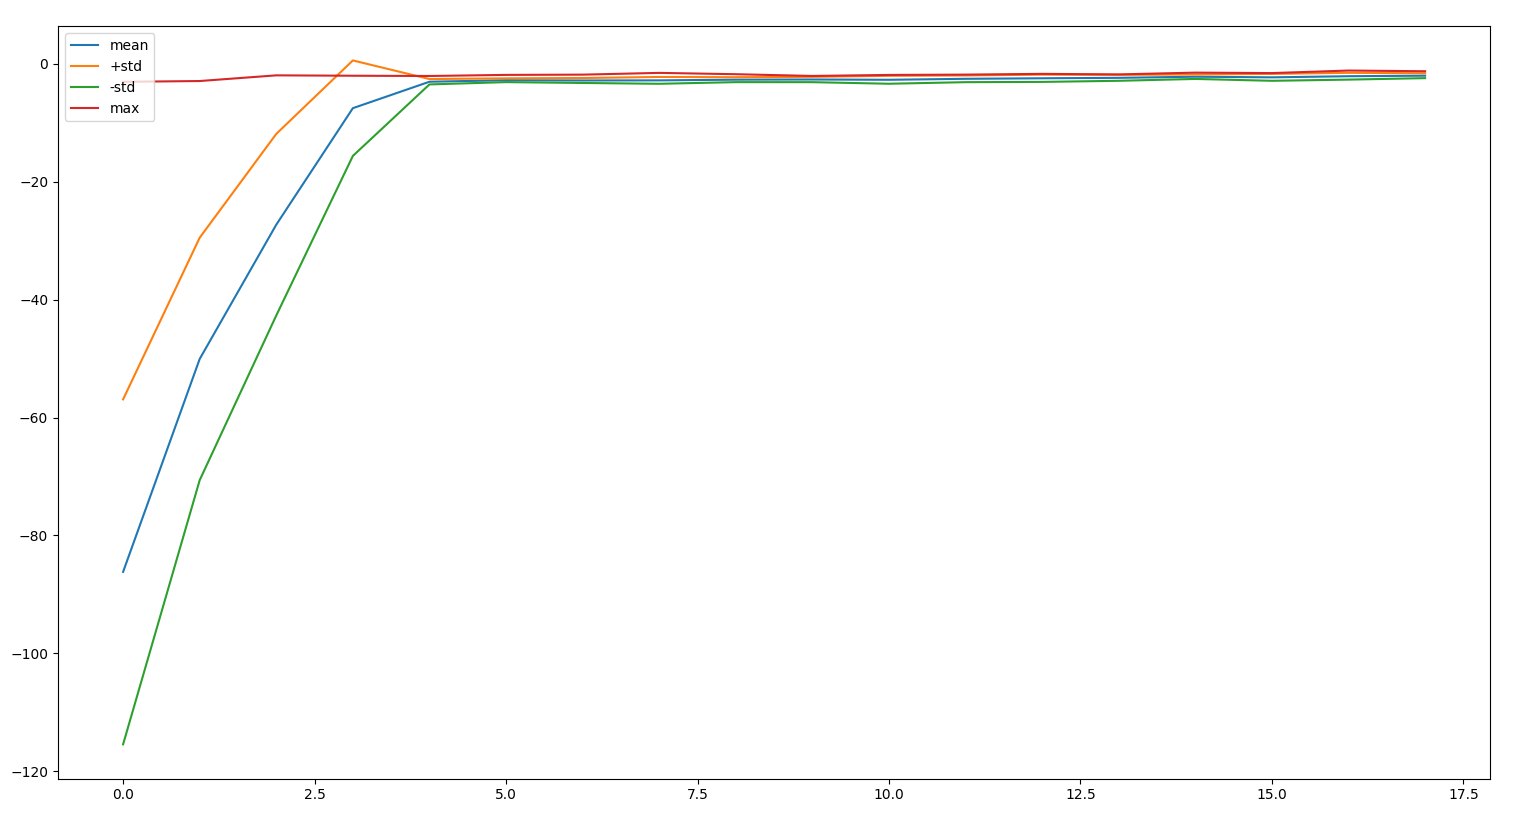

Write Python code to recreate this figure.
import copy
import queue
import time
from collections import deque
import random
from math import sqrt

import matplotlib.pyplot as plt
import gym
import torch
from tqdm.auto import tqdm
import threading
POPULATION_SIZE = 1024
MIN_CHANGE_THRESHOLD = 0.001
CHANGE_RATE = 0.001
ELITE_SIZE = 32
DEVICE = torch.device('cuda:0') if torch.cuda.is_available() else torch.device('cpu')
NUM_WORKERS = 5
QUEUE = queue.Queue()
ENV_NAME = "BipedalWalker-v3"
TMP_ENV = gym.make(ENV_NAME)
STATE_NUM = TMP_ENV.observation_space.shape[0]
ACTION_NUM = TMP_ENV.action_space.shape[0]
del TMP_ENV
BAR = tqdm(total=POPULATION_SIZE)


class Agent:
    def __init__(self, seq):
        self.seq = seq
        self.fitness = 0


class Worker:
    def __init__(self):
        self.env = gym.make(ENV_NAME)

    def fitness(self, agent):
        total_reward = 0
        state = torch.tensor(self.env.reset(), dtype=torch.float, device=DEVICE)
        done = False
        while not done:
            action = agent(state.unsqueeze(0)).squeeze(0).cpu()
            state, reward, done, _ = self.env.step(action)
            # env.render()
            state = torch.tensor(state, dtype=torch.float, device=DEVICE)
            total_reward += reward
        return total_reward


def busy_loop():
    worker = Worker()
    while QUEUE is not None:
        agent: Agent = QUEUE.get()
        agent.fitness = worker.fitness(agent.seq)
        BAR.update()
        QUEUE.task_done()


for i in range(NUM_WORKERS):
    threading.Thread(target=busy_loop, name="env " + str(i)).start()


def mk_agent(input_size, hidden_size, output_size):
    seq = torch.nn.Sequential(
        torch.nn.Linear(input_size, hidden_size),
        torch.nn.ReLU(inplace=True),
        torch.nn.Linear(hidden_size, hidden_size),
        torch.nn.ReLU(inplace=True),
        torch.nn.Linear(hidden_size, hidden_size),
        torch.nn.ReLU(inplace=True),
        torch.nn.Linear(hidden_size, output_size)
    )
    seq.requires_grad_(False)
    seq.to(DEVICE)
    return seq


def copy_agent_and_perturb(source_agent, destination_agent):
    for src, dst in zip(source_agent.parameters(), destination_agent.parameters()):
        dst.data.copy_(src.data)
        perturbation = torch.randn_like(dst)
        perturbation.mul_(abs(perturbation) > 0.9)
        perturbation.mul_(CHANGE_RATE)
        dst.add_(perturbation)


population = [Agent(mk_agent(STATE_NUM, 4, ACTION_NUM)) for _ in range(POPULATION_SIZE)]
copy_agent_and_perturb(population[0].seq, population[1].seq)
torch.set_grad_enabled(False)
mean_fitness = []
max_fitness = []
plus_std_fitness = []
minus_std_fitness = []
for _ in range(1000):
    futures = []
    BAR.reset()
    for a in population:
        QUEUE.put(a)
    QUEUE.join()
    population.sort(key=lambda a: a.fitness)
    elite = population[POPULATION_SIZE - ELITE_SIZE:]
    for i in range(0, POPULATION_SIZE - ELITE_SIZE):
        copy_agent_and_perturb(elite[random.randint(0, ELITE_SIZE)-1].seq, population[i].seq)
    mean = sum(map(lambda x: x.fitness, population)) / POPULATION_SIZE
    mean_fitness.append(mean)
    std = sqrt(sum(map(lambda x: (x.fitness - mean) ** 2, population)) / POPULATION_SIZE)
    max_fitness.append(max(map(lambda x: x.fitness, population)))
    plus_std_fitness.append(mean + std)
    minus_std_fitness.append(mean - std)

    plt.clf()
    plt.plot(mean_fitness, label="mean")
    plt.plot(plus_std_fitness, label="+std")
    plt.plot(minus_std_fitness, label="-std")
    plt.plot(max_fitness, label="max")
    plt.legend(loc='upper left')
    plt.pause(interval=0.0001)
